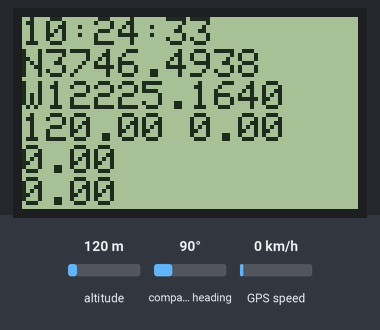
A sketch run on a simulated Arduino Mega 2560, built with avr-gcc and run on an emulated ATmega2560. Shown: 84×48 one-colour display. Inputs (shaded band) come from the test bench; at power-on: altitude 120 m, GPS speed 0 km/h, compass heading 90°. The GPS gets a fix after 3 s at 37.7749, -122.4194 with 8 satellites; what the sketch prints to the serial monitor is not drawn.

Above: at 4.6 s.
4.7 s: altitude set to 20 m
At 6.3 s:
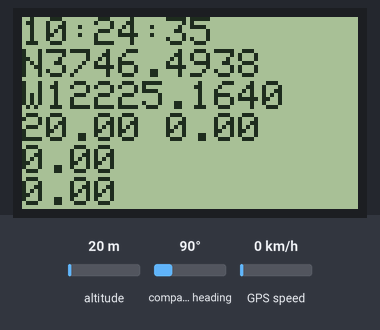
9.0 s: GPS speed set to 2 km/h
At 10.6 s:
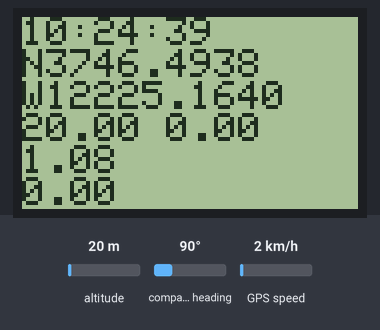
13.3 s: altitude set to 250 m
At 16.5 s:
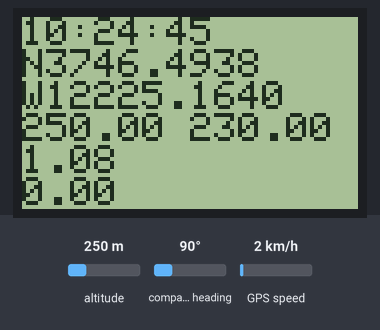
17.5 s: GPS speed set to 30 km/h
At 20.9 s:
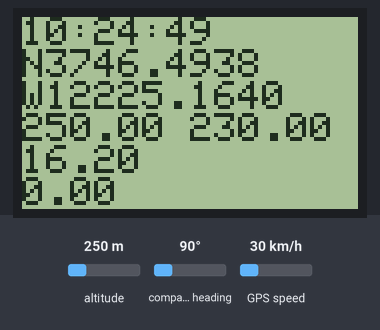
Timing chart, 0 to 22.4 s (numbered marks = the images above; inputs shaded):
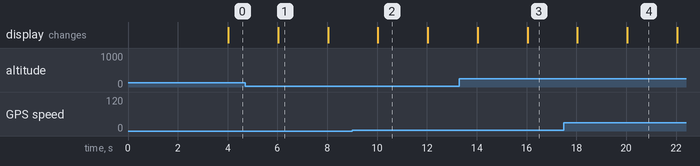

The sketch:

GPS2.ino
```cpp
// Test code for Adafruit GPS modules using MTK3329/MTK3339 driver
//
// This code shows how to listen to the GPS module in an interrupt
// which allows the program to have more 'freedom' - just parse
// when a new NMEA sentence is available! Then access data when
// desired.
//
// Tested and works great with the Adafruit Ultimate GPS module
// using MTK33x9 chipset
//    ------> http://www.adafruit.com/products/746
// Pick one up today at the Adafruit electronics shop
// and help support open source hardware & software! -ada

#include <Adafruit_GPS.h>
#include <SoftwareSerial.h>

#include <HaverSine2.ino>
#include <SPI.h>
#include <Adafruit_GFX.h>
#include <Adafruit_PCD8544.h>
Adafruit_PCD8544 display = Adafruit_PCD8544(7, 6, 5, 4, 3);

// If you're using a GPS module:
// Connect the GPS Power pin to 5V
// Connect the GPS Ground pin to ground
// If using software serial (sketch example default):
//   Connect the GPS TX (transmit) pin to Digital 3
//   Connect the GPS RX (receive) pin to Digital 2
// If using hardware serial (e.g. Arduino Mega):
//   Connect the GPS TX (transmit) pin to Arduino RX1, RX2 or RX3
//   Connect the GPS RX (receive) pin to matching TX1, TX2 or TX3

// If you're using the Adafruit GPS shield, change
// SoftwareSerial mySerial(3, 2); -> SoftwareSerial mySerial(8, 7);
// and make sure the switch is set to SoftSerial

// If using software serial, keep this line enabled
// (you can change the pin numbers to match your wiring):
//SoftwareSerial mySerial(3, 2);
SoftwareSerial mySerial(11, 10); //special for saturday

Adafruit_GPS GPS(&mySerial);


// Set GPSECHO to 'false' to turn off echoing the GPS data to the Serial console
// Set to 'true' if you want to debug and listen to the raw GPS sentences.
#define GPSECHO  false

// this keeps track of whether we're using the interrupt
// off by default!
boolean usingInterrupt = false;
void useInterrupt(boolean); // Func prototype keeps Arduino 0023 happy

void setup()
{

  // connect at 115200 so we can read the GPS fast enough and echo without dropping chars
  // also spit it out
  display.begin();
  Serial.begin(115200);
  Serial.println("Adafruit GPS library basic test!");

  // 9600 NMEA is the default baud rate for Adafruit MTK GPS's- some use 4800
  GPS.begin(9600);

  // uncomment this line to turn on RMC (recommended minimum) and GGA (fix data) including altitude
  GPS.sendCommand(PMTK_SET_NMEA_OUTPUT_RMCGGA);
  // uncomment this line to turn on only the "minimum recommended" data
  //GPS.sendCommand(PMTK_SET_NMEA_OUTPUT_RMCONLY);
  // For parsing data, we don't suggest using anything but either RMC only or RMC+GGA since
  // the parser doesn't care about other sentences at this time

  // Set the update rate
  GPS.sendCommand(PMTK_SET_NMEA_UPDATE_1HZ);   // 1 Hz update rate
  // For the parsing code to work nicely and have time to sort thru the data, and
  // print it out we don't suggest using anything higher than 1 Hz

  // Request updates on antenna status, comment out to keep quiet
//  GPS.sendCommand(PGCMD_ANTENNA);

  // the nice thing about this code is you can have a timer0 interrupt go off
  // every 1 millisecond, and read data from the GPS for you. that makes the
  // loop code a heck of a lot easier!
  useInterrupt(true);

  delay(1000);
  // Ask for firmware version
  mySerial.println(PMTK_Q_RELEASE);
}


// Interrupt is called once a millisecond, looks for any new GPS data, and stores it
SIGNAL(TIMER0_COMPA_vect) {
  char c = GPS.read();
  // if you want to debug, this is a good time to do it!
#ifdef UDR0
  if (GPSECHO)
    if (c) UDR0 = c;
    // writing direct to UDR0 is much much faster than Serial.print
    // but only one character can be written at a time.
#endif
}

void useInterrupt(boolean v) {
  if (v) {
    // Timer0 is already used for millis() - we'll just interrupt somewhere
    // in the middle and call the "Compare A" function above
    OCR0A = 0xAF;
    TIMSK0 |= _BV(OCIE0A);
    usingInterrupt = true;
  } else {
    // do not call the interrupt function COMPA anymore
    TIMSK0 &= ~_BV(OCIE0A);
    usingInterrupt = false;
  }
}

uint32_t timer = millis();
void loop()                     // run over and over again
{
  // in case you are not using the interrupt above, you'll
  // need to 'hand query' the GPS, not suggested :(
  if (! usingInterrupt) {
    // read data from the GPS in the 'main loop'
    char c = GPS.read();
    // if you want to debug, this is a good time to do it!
    if (GPSECHO)
      if (c) Serial.print(c);
  }

  // if a sentence is received, we can check the checksum, parse it...
  if (GPS.newNMEAreceived()) {
    // a tricky thing here is if we print the NMEA sentence, or data
    // we end up not listening and catching other sentences!
    // so be very wary if using OUTPUT_ALLDATA and trytng to print out data
    //Serial.println(GPS.lastNMEA());   // this also sets the newNMEAreceived() flag to false

    if (!GPS.parse(GPS.lastNMEA()))   // this also sets the newNMEAreceived() flag to false
      return;  // we can fail to parse a sentence in which case we should just wait for another
  }

  // if millis() or timer wraps around, we'll just reset it
  if (timer > millis())  timer = millis();

  // approximately every 2 seconds or so, print out the current stats
  if (millis() - timer > 2000) {
    timer = millis(); // reset the timer


      display.clearDisplay();
       display.setCursor(0,0);


    Serial.print("\nTime: ");
    Serial.print(GPS.hour, DEC); Serial.print(':');
    Serial.print(GPS.minute, DEC); Serial.print(':');
    Serial.println(GPS.seconds, DEC);

       display.print(GPS.hour, DEC); display.print(':');
    display.print(GPS.minute, DEC); display.print(':');
    display.println(GPS.seconds, DEC);

    Serial.print("Date: ");
    Serial.print(GPS.day, DEC); Serial.print('/');
    Serial.print(GPS.month, DEC); Serial.print("/20");
    Serial.println(GPS.year, DEC);
    Serial.print("Fix: "); Serial.print((int)GPS.fix);
    Serial.print(" quality: "); Serial.println((int)GPS.fixquality);
    if (GPS.fix) {
      Serial.print("Location: ");

         display.print(GPS.lat);
         display.println(GPS.latitude, 4);
         display.print(GPS.lon);
         display.println(GPS.longitude, 4);

      Serial.print(GPS.latitude, 4); Serial.print(GPS.lat);
      Serial.print(", ");
      Serial.print(GPS.longitude, 4);
      Serial.println(GPS.lon);
   //   Serial.print("Location (in degrees, works with Google Maps): ");
     // Serial.print(GPS.latitudeDegrees, 4);
     // Serial.print(", ");
     // Serial.println(GPS.longitudeDegrees, 4);

      Serial.print("Speed (knots): "); Serial.println(GPS.speed);
      Serial.print("Angle: "); Serial.println(GPS.angle);
      Serial.print("Altitude: "); Serial.println(GPS.altitude,4);
      Serial.print("Climb: "); Serial.println(GPS.altitude);
       display.print(GPS.altitude);
        display.print(" ");
        display.println(climb(GPS.altitude));
       display.println(GPS.speed);
       display.println(HaverSine(GPS.latitude,GPS.longitude));

           display.display();

//      Serial.print("Satellites: "); Serial.println((int)GPS.satellites);
    }
  }
}
```

HaverSine2.ino
```cpp
float HaverSine(float lat1, float lon1)
{
  static float dist;
  lat1 = lat1 / 100.0;
  lon1 = lon1 / 100.0;
  static float lat2, lon2;
  if (lat2 == 0) {
   lat2 = lat1;
   lon2 = lon1;
   return 0;
  }

 float ToRad = PI / 180.0;
 float R = 6371;   // radius earth in Km

 float dLat = (lat2-lat1) * ToRad;
 float dLon = (lon2-lon1) * ToRad;

 float a = sin(dLat/2) * sin(dLat/2) +
       cos(lat1 * ToRad) * cos(lat2 * ToRad) *
       sin(dLon/2) * sin(dLon/2);

 float c = 2 * atan2(sqrt(a), sqrt(1-a));

 float d = R * c;
 if (d>10) d = 0;
 lat2 = lat1;
 lon2 = lon1;
 dist = dist + d;
 return dist;
}


float climb(float alt)
{
static float old_alt,cum_alt;
if (old_alt == 0)
{
  old_alt = alt;
  return 0.0;
}
//check to see if we went up? If so add to the climb
if (alt>old_alt) cum_alt = cum_alt + (alt-old_alt);
old_alt = alt;
return cum_alt;
}
```

Measured:
- what the display in image 1 shows lasts 2.0 s, from 6.0 s to 8.0 s
